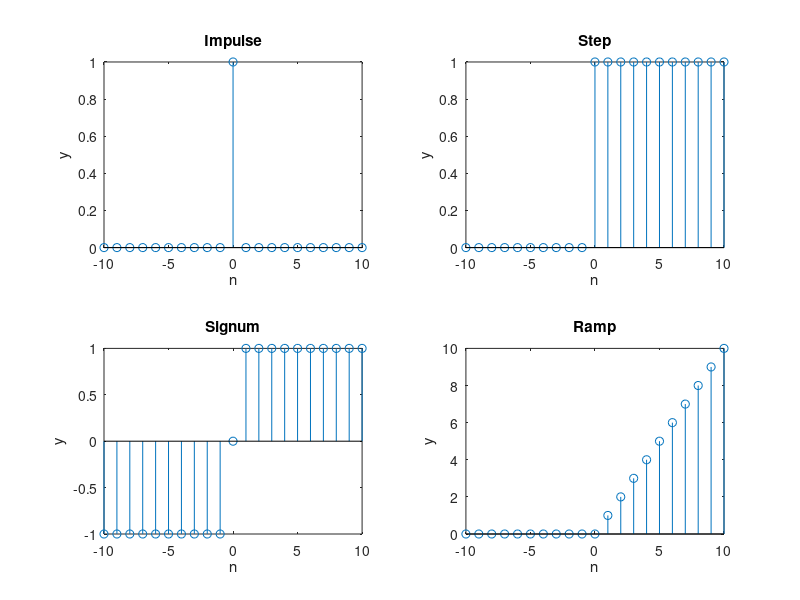

This figure's MATLAB source:
clc
clear 
close all

% WAP to generate unit impulse unit step ramp and signum function using inbuit function zeros and ones.

x= -10:10;
imp = [zeros(1,10) , ones(1), zeros(1,10)];

step = [zeros(1,10) , ones(1,11)];

sgn = [-1*ones(1,10) , zeros(1), ones(1,10)];

ramp = x.*[zeros(1,10) , ones(1,11)];

subplot(2,2,1)
stem(x,imp)
title('Impulse')
xlabel('n')
ylabel('y')

subplot(2,2,2)
stem(x,step);
title('Step')
xlabel('n')
ylabel('y')

subplot(2,2,3)
stem(x,sgn);
title('Signum')
xlabel('n')
ylabel('y')

subplot(2,2,4)
stem(x,ramp);
title('Ramp')
xlabel('n')
ylabel('y')



